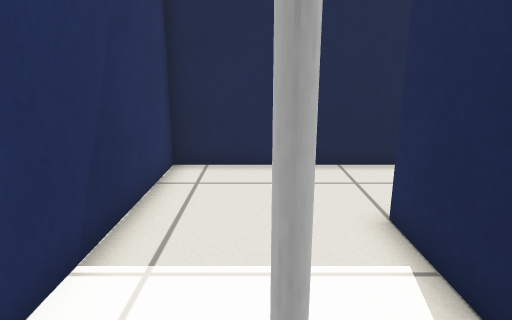
[1] (above)

22 first-person views from a walk through a world built for the Gazebo simulator. The camera is 0.65 m above the floor, tilts 14° down and sees 75° across. The floor is counted in squares, 0.25 m on a side. Each view is taken from the middle of a square. On the plan, view 1 faces up. The plan holds only what a view shows up to about 20 squares ahead; the rest is blank.

[2]
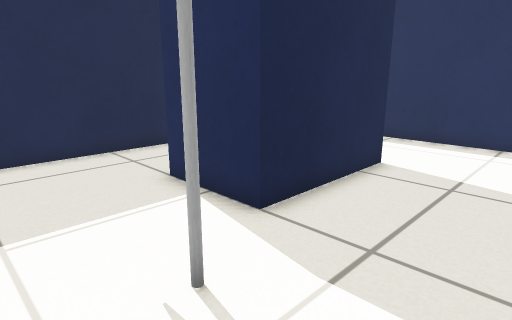

[3]
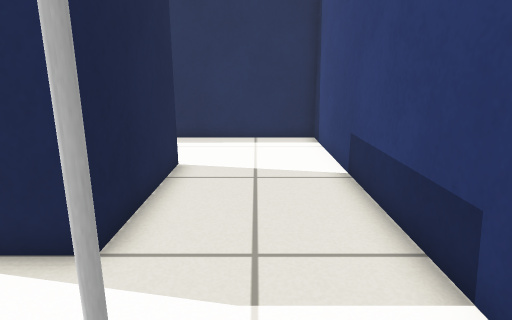

[4]
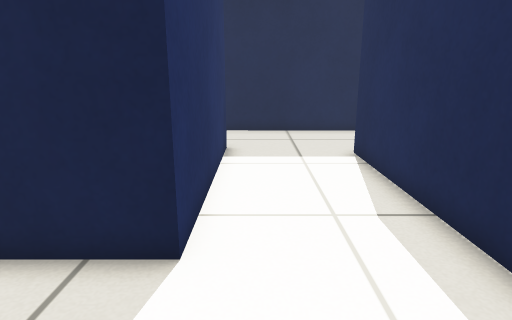

[5]
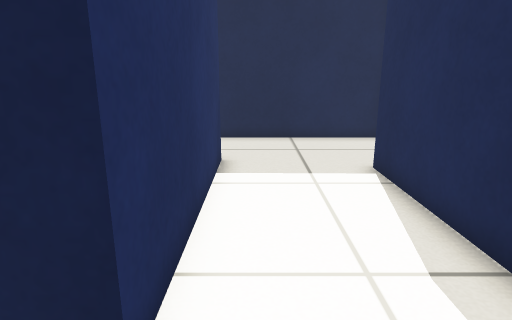

[6]
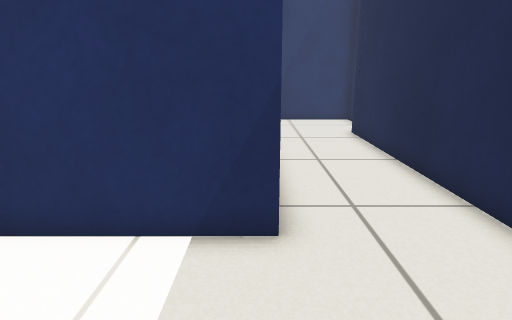

[7]
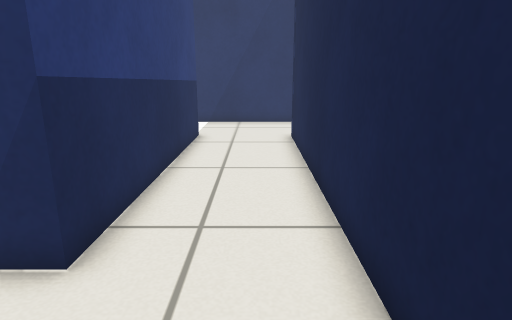

[8]
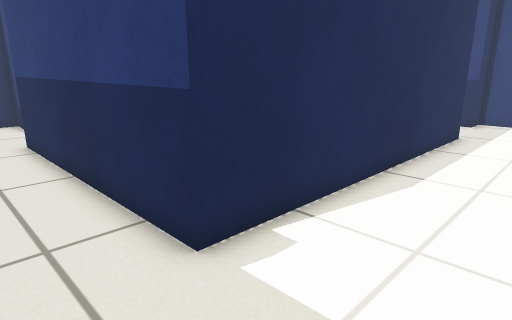

[9]
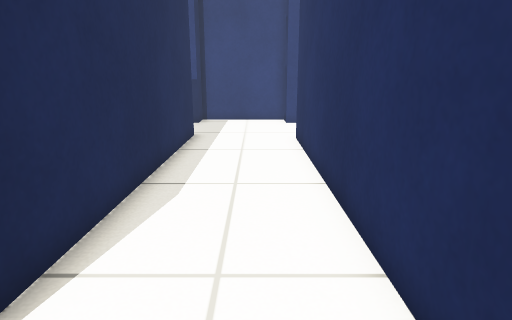

[10]
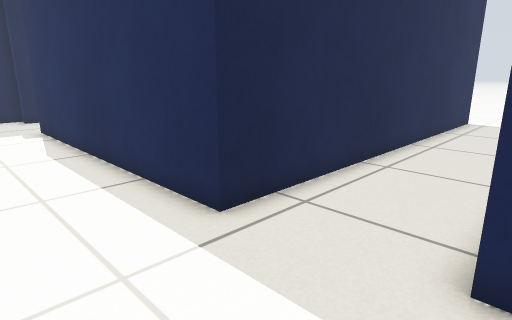

[11]
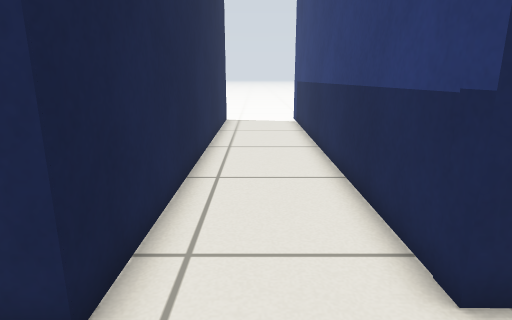

[12]
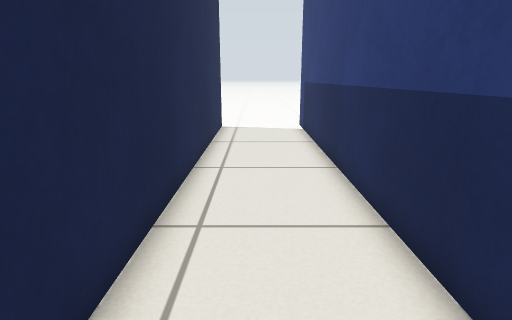

[13]
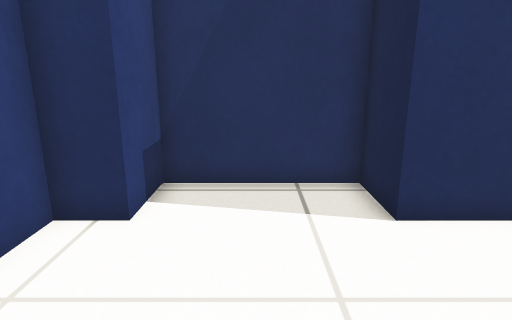

[14]
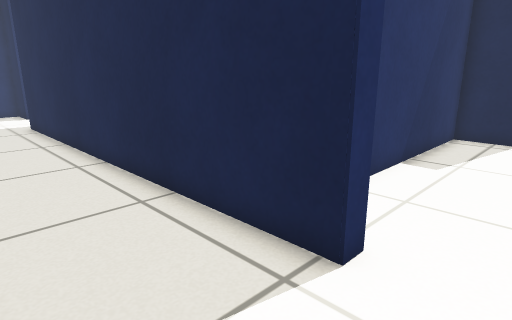

[15]
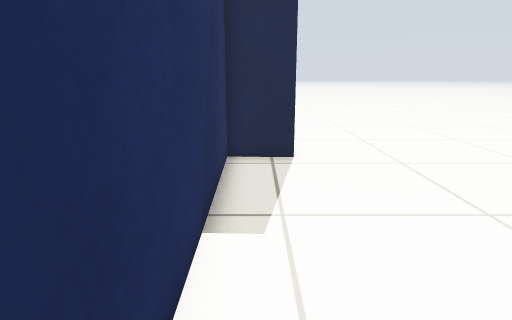

[16]
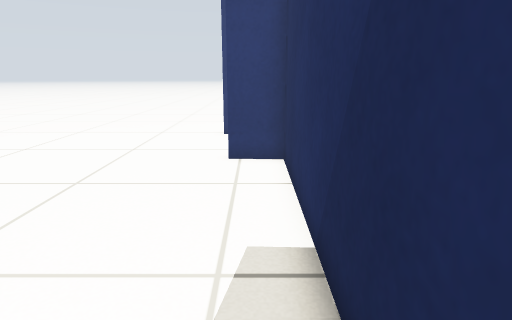

[17]
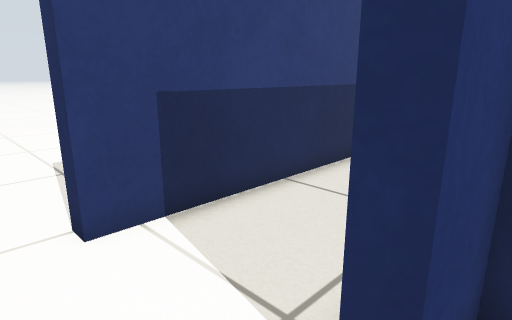

[18]
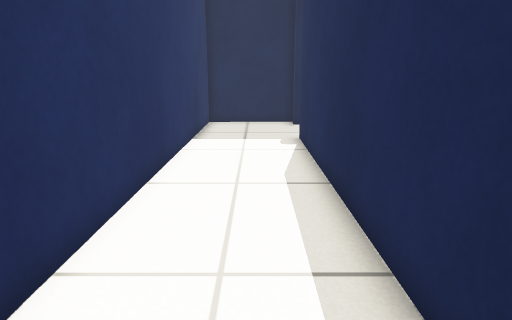

[19]
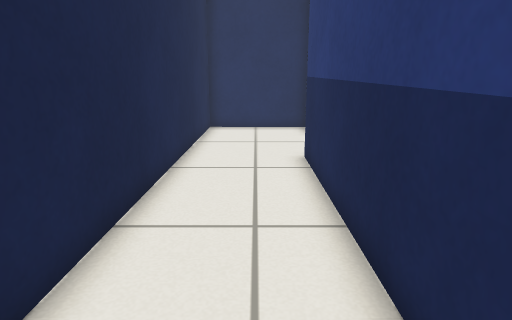

[20]
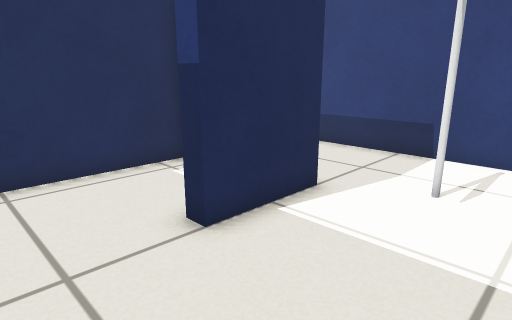

[21]
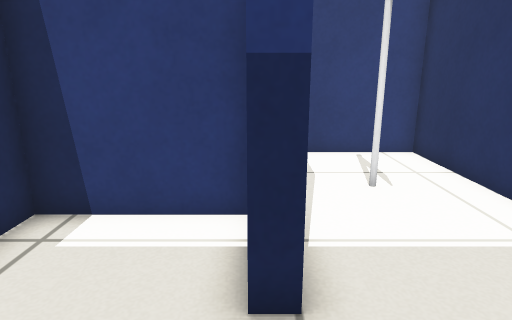

[22]
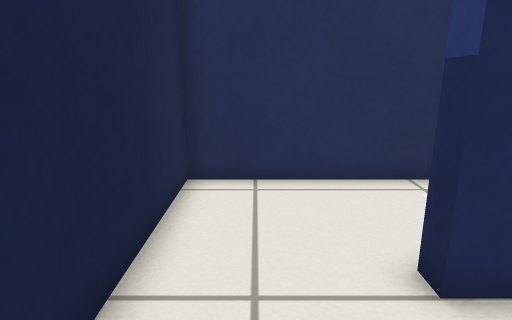

### Floor plan
Points are (right, up) in squares from view 1. A wall is a line through its corners. A room is listed if a view was taken in it or the views show most of it. See-through windows are left out.
Room 1 (views 1, 2, 3, 4, 5, 6, 7, 8, 9, 10, 11, 12, 13, 14, 15, 16, 17, 18, 19, 20, 21, 22)
walls: (3.4, 9.8) (-2.5, 9.8) (-2.6, -2.6) (12.5, -2.6) (12.4, 9.5); (13.1, 9.4) (14.7, 9.4) (14.7, 14.4) (-3.1, 14.6) (-3.1, 15.2); (15.3, 8.8) (13, 8.9) (13.1, -2.6) (14.9, -2.6) (14.9, -3.2) (-3.2, -3.2) (-3.1, 10.4) (7.9, 10.4) (7.9, 2.4) (2.5, 2.4) (2.5, 5.8) (3.1, 5.8); (-2.8, 15.8) (-7.8, 15.7) (-7.7, -2.4) (-10, -2.4) (-10, -7.4) (-7.7, -7.4) (-7.7, -8.8) (-2.7, -8.8) (-2.7, -7.4) (15.5, -7.4)
ways out: opening at (3, 7.5) to room 2; opening at (16.5, -8)
objects: goal (0, 1)
Room 2 (no view inside)
walls: (3.1, 3) (7.3, 3) (7.3, 9.8) (3.4, 9.8)
ways out: opening at (3, 7.5) to room 1

Where each view was taken, in squares from view 1:
view 1: 0 up, 0 right, facing up
view 2: 2 down, 2 left, facing up-right
view 3: 0 up, 2 left, facing right
view 4: 2 down, 9 right, facing up
view 5: 0 up, 9 right, facing up
view 6: 10 up, 13 right, facing left
view 7: 13 up, 12 right, facing left
view 8: 13 up, 7 left, facing down-right
view 9: 12 up, 6 left, facing down
view 10: 8 down, 7 left, facing up-right
view 11: 5 down, 6 left, facing right
view 12: 5 down, 3 left, facing right
view 13: 5 down, 2 left, facing left
view 14: 7 down, 17 right, facing up-left
view 15: 2 down, 14 right, facing up
view 16: 8 up, 14 right, facing down
view 17: 2 down, 17 right, facing down-left
view 18: 4 down, 5 left, facing up
view 19: 12 up, 3 left, facing right
view 20: 9 up, 2 left, facing down-right
view 21: 9 up, 3 right, facing down
view 22: 8 up, 1 left, facing right
